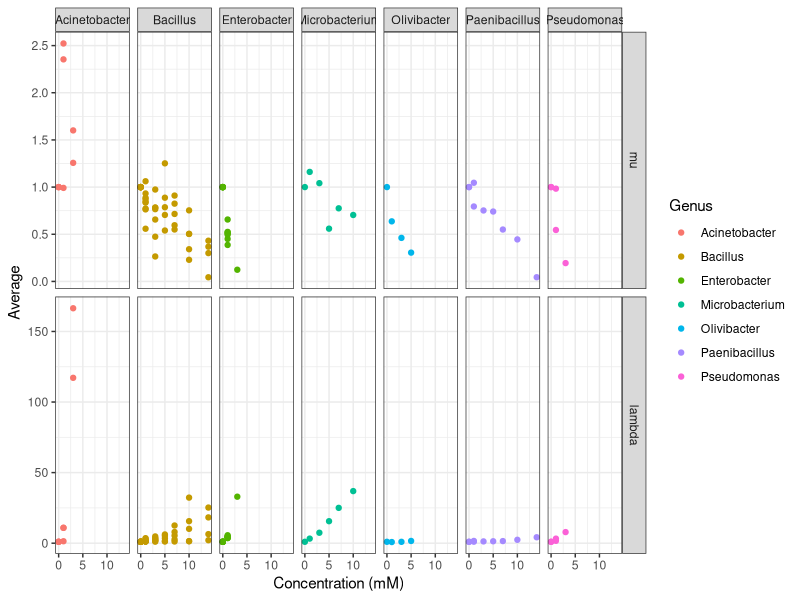
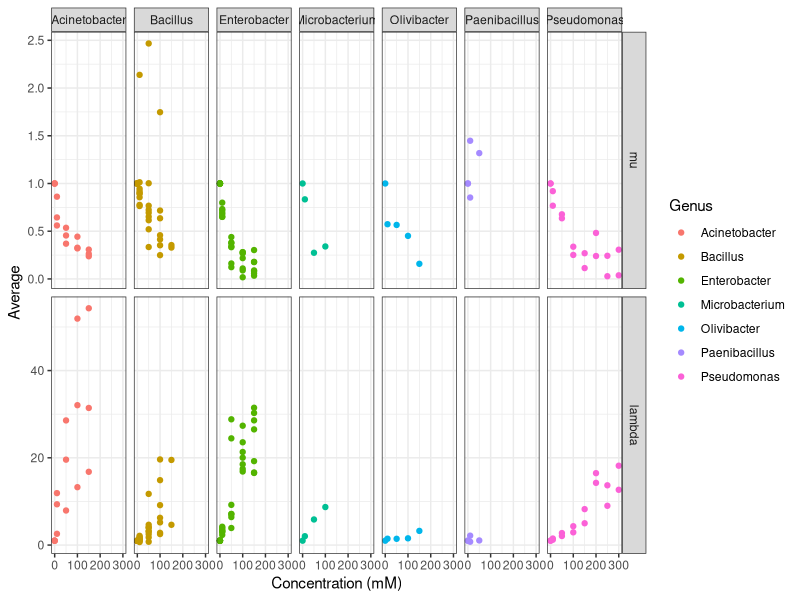

Source code (R) for these figures, in order:
library(ggplot2)
library(dplyr)
library(reshape2)
library(stats)

#read in data by calling on files with "results" 
#in the name, and combine all data from separate experiments
data=data.frame(do.call(rbind, lapply(list.files(pattern="*results"), read.csv)))

#remove unnecessary first column and rename a data file. 
#we will need this structure for EC50 later
data=data[-1]
orig.data=data

#fix problem spline with models. (I did this manually by saving
#the data as a .csv and adding a column "quality" that describes
#whether or not I need to use the model)
write.csv(orig.data, "orig_grofit_data.csv")
data=read.csv("orig_grofit_data_model.csv")
data$mu.spline <- with( data, ifelse( Quality == 0, mu.model, mu.spline ))
data$A.spline <- with( data, ifelse( Quality == 0, A.model, A.spline ))
data$lambda.spline <- with( data, ifelse( Quality == 0, lambda.model, lambda.spline ))
data$integral.spline <- with( data, ifelse( Quality == 0, integral.model, integral.spline ))

#remove all model data since we are using spline
data=data[,-grep("model", names(data))]
data=data[,-grep(".bt", names(data))]
data=data[,-grep("log.", names(data))]
data=data[,-grep("nboot", names(data))]
data=data[,-grep("Quality", names(data))]

#add binary column to describe yes/no growth
data$growth=as.integer(data$reliability=="TRUE")

#remove unnecessary first column
data=data[,-(1:2)]

#Average data for each variable before melting
stats=data %>%
  group_by(TestId, AddId, concentration) %>%
  summarise(mu=mean(mu.spline),
            A=mean(A.spline), 
            lambda=mean(lambda.spline), 
            integral=mean(integral.spline),
            growth=mean(growth))

#Call samples with 1/3 growing no growth
stats$growth[stats$growth<0.4]=0

#Flag samples with 2/3 growth so we can remove poor replicate
stats$flag[which(stats$growth==0 | stats$growth==1)] =0
stats$flag[is.na(stats$flag)]=1

#remove unnecessary columns from stats
stats=stats[,-c(4:8)]

#combine flagged sites with original data
data=inner_join(data, stats, by=c("TestId", "AddId", "concentration"), copy=TRUE)

#remove rows that are called false AND are flagged
data=data[-which(data$reliability=="FALSE" & data$flag==1),]

#remove flag and reliability columns as they are no longer necessary 
data=data[,!colnames(data) %in% grep("reliability",colnames(data), value=TRUE)]
data=data[,!colnames(data) %in% grep("flag",colnames(data), value=TRUE)]

#Average data for each variable before melting
data=data %>%
  group_by(TestId, AddId, concentration) %>%
  summarise(mu=mean(mu.spline),
            A=mean(A.spline), 
            lambda=mean(lambda.spline), 
            integral=mean(integral.spline),
            growth=mean(growth),
            mu.sd=sd(mu.spline),
            A.sd=sd(A.spline),
            lambda.sd=sd(lambda.spline),
            integral.sd=sd(integral.spline))

#Call samples with 1/3 growing no growth
data$growth[data$growth<0.4]=0

#Call parameters NA for no growth
data$A[data$growth==0]=NA
data$mu[data$growth==0]=NA
data$integral[data$growth==0]=NA
data$lambda[data$growth==0]=NA

#remove negative control data
data=data[!(data$TestId=="NEG"),]
data=data[!(data$TestId=="I2742b"),]
data=data[!(data$TestId=="x"),]

#adjust all negative lambda values to 1000 (just below lowest positive lambda)
data$lambda[data$lambda<0]=1000

#normalize data to growth without arsenic
normalization=subset(data, concentration %in% 0)
normalization=normalization[,-3]
data=inner_join(data, normalization, by = c("TestId", "AddId"))
full.data=data %>%
  group_by(TestId, AddId, concentration) %>%
  summarise(mu=mu.x/mu.y,
            lambda=lambda.x/lambda.y,
            mu.sd=mu.sd.x/mu.y,
            lambda.sd=lambda.sd.x/lambda.y)

#remove rows with no arsenic (controls)
data=full.data[!(full.data$concentration=="0"),]

#remove growth and integral because we do not need them for analysis
data=full.data[,!colnames(full.data) %in% grep("gr", colnames(full.data), value=TRUE)]

#read in genus information
genus=read.csv("isolate_genus.csv")

#merge genus with data
data=inner_join(genus, data, by="TestId")

#separate arsenate and arsenite
as5=data[-which(data$AddId=="III"),]
as3=data[-which(data$AddId=="V"),]

#remove concentrations 20 and 25mM from arsenite because no isolates grow
as3=as3[!as3$concentration %in% grep("2", as3$concentration, value=TRUE),]
data=data[!data$concentration %in% grep("25", data$concentration, value=TRUE),]
data=data[!data$concentration %in% grep("20 ", data$concentration, value=TRUE),]

#rearrange data into long format for plotting
as3.long=melt(as3, id=c("TestId", "Genus", "concentration", "AddId"), measure=c("mu", "lambda"))
as5.long=melt(as5, id=c("TestId", "Genus", "concentration", "AddId"), measure=c("mu", "lambda"))


#plot & save arsenite graph
setEPS()
postscript("arsenite.grofit.eps")
ggplot(data=as3.long, aes(x=concentration, y=value, color=Genus, group_by(c("lambda", "mu", "A")))) +
  geom_point(size=1.5) +
  facet_grid(variable~Genus, scales="free_y") +
  labs(x="Concentration (mM)", y="Average") + 
  theme_bw()
dev.off()

#plot & save arsenate graph
setEPS()
postscript("arsenate.grofit.eps")
ggplot(data=as5.long, aes(x=concentration, y=value, color=Genus, group_by(c("lambda", "mu", "A")))) +
  geom_point(size=1.5) +
  facet_grid(variable~Genus, scales="free_y") +
  labs(x="Concentration (mM)", y="Average") + 
  theme_bw()
dev.off()